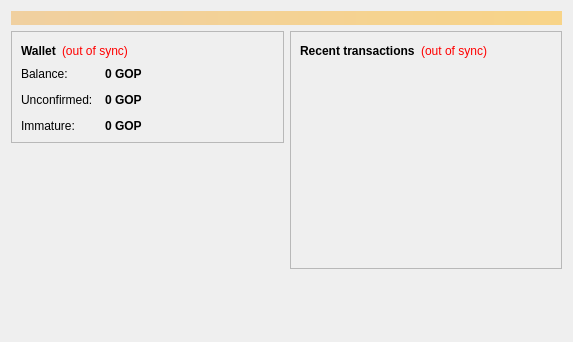
<?xml version="1.0" encoding="UTF-8"?>
<ui version="4.0">
 <class>OverviewPage</class>
 <widget class="QWidget" name="OverviewPage">
  <property name="geometry">
   <rect>
    <x>0</x>
    <y>0</y>
    <width>573</width>
    <height>342</height>
   </rect>
  </property>
  <property name="windowTitle">
   <string>Form</string>
  </property>
  <layout class="QVBoxLayout" name="topLayout">
   <item>
    <widget class="QLabel" name="labelAlerts">
     <property name="visible">
      <bool>false</bool>
     </property>
     <property name="styleSheet">
      <string notr="true">background-color: qlineargradient(x1: 0, y1: 0, x2: 1, y2: 0, stop:0 #F0D0A0, stop:1 #F8D488); color:#000000;</string>
     </property>
     <property name="wordWrap">
      <bool>true</bool>
     </property>
     <property name="margin">
      <number>3</number>
     </property>
    </widget>
   </item>
   <item>
    <layout class="QHBoxLayout" name="horizontalLayout" stretch="1,1">
     <item>
      <layout class="QVBoxLayout" name="verticalLayout_2">
       <item>
        <widget class="QFrame" name="frame">
         <property name="frameShape">
          <enum>QFrame::StyledPanel</enum>
         </property>
         <property name="frameShadow">
          <enum>QFrame::Raised</enum>
         </property>
         <layout class="QVBoxLayout" name="verticalLayout_4">
          <item>
           <layout class="QHBoxLayout" name="horizontalLayout_4">
            <item>
             <widget class="QLabel" name="label_5">
              <property name="font">
               <font>
                <weight>75</weight>
                <bold>true</bold>
               </font>
              </property>
              <property name="text">
               <string>Wallet</string>
              </property>
             </widget>
            </item>
            <item>
             <widget class="QLabel" name="labelWalletStatus">
              <property name="toolTip">
               <string>The displayed information may be out of date. Your wallet automatically synchronizes with the Gopcoin network after a connection is established, but this process has not completed yet.</string>
              </property>
              <property name="styleSheet">
               <string notr="true">QLabel { color: red; }</string>
              </property>
              <property name="text">
               <string notr="true">(out of sync)</string>
              </property>
              <property name="alignment">
               <set>Qt::AlignLeading|Qt::AlignLeft|Qt::AlignVCenter</set>
              </property>
             </widget>
            </item>
            <item>
             <spacer name="horizontalSpacer_2">
              <property name="orientation">
               <enum>Qt::Horizontal</enum>
              </property>
              <property name="sizeHint" stdset="0">
               <size>
                <width>40</width>
                <height>20</height>
               </size>
              </property>
             </spacer>
            </item>
           </layout>
          </item>
          <item>
           <layout class="QFormLayout" name="formLayout_2">
            <property name="fieldGrowthPolicy">
             <enum>QFormLayout::AllNonFixedFieldsGrow</enum>
            </property>
            <property name="horizontalSpacing">
             <number>12</number>
            </property>
            <property name="verticalSpacing">
             <number>12</number>
            </property>
            <item row="0" column="0">
             <widget class="QLabel" name="label">
              <property name="text">
               <string>Balance:</string>
              </property>
             </widget>
            </item>
            <item row="0" column="1">
             <widget class="QLabel" name="labelBalance">
              <property name="font">
               <font>
                <weight>75</weight>
                <bold>true</bold>
               </font>
              </property>
              <property name="cursor">
               <cursorShape>IBeamCursor</cursorShape>
              </property>
              <property name="toolTip">
               <string>Your current balance</string>
              </property>
              <property name="text">
               <string notr="true">0 GOP</string>
              </property>
              <property name="textInteractionFlags">
               <set>Qt::LinksAccessibleByMouse|Qt::TextSelectableByKeyboard|Qt::TextSelectableByMouse</set>
              </property>
             </widget>
            </item>
            <item row="1" column="0">
             <widget class="QLabel" name="label_3">
              <property name="text">
               <string>Unconfirmed:</string>
              </property>
             </widget>
            </item>
            <item row="1" column="1">
             <widget class="QLabel" name="labelUnconfirmed">
              <property name="font">
               <font>
                <weight>75</weight>
                <bold>true</bold>
               </font>
              </property>
              <property name="cursor">
               <cursorShape>IBeamCursor</cursorShape>
              </property>
              <property name="toolTip">
               <string>Total of transactions that have yet to be confirmed, and do not yet count toward the current balance</string>
              </property>
              <property name="text">
               <string notr="true">0 GOP</string>
              </property>
              <property name="textInteractionFlags">
               <set>Qt::LinksAccessibleByMouse|Qt::TextSelectableByKeyboard|Qt::TextSelectableByMouse</set>
              </property>
             </widget>
            </item>
            <item row="2" column="0">
             <widget class="QLabel" name="labelImmatureText">
              <property name="text">
               <string>Immature:</string>
              </property>
             </widget>
            </item>
            <item row="2" column="1">
             <widget class="QLabel" name="labelImmature">
              <property name="font">
               <font>
                <weight>75</weight>
                <bold>true</bold>
               </font>
              </property>
              <property name="toolTip">
               <string>Mined balance that has not yet matured</string>
              </property>
              <property name="text">
               <string notr="true">0 GOP</string>
              </property>
              <property name="textInteractionFlags">
               <set>Qt::LinksAccessibleByMouse|Qt::TextSelectableByKeyboard|Qt::TextSelectableByMouse</set>
              </property>
             </widget>
            </item>
           </layout>
          </item>
         </layout>
        </widget>
       </item>
       <item>
        <spacer name="verticalSpacer">
         <property name="orientation">
          <enum>Qt::Vertical</enum>
         </property>
         <property name="sizeHint" stdset="0">
          <size>
           <width>20</width>
           <height>40</height>
          </size>
         </property>
        </spacer>
       </item>
      </layout>
     </item>
     <item>
      <layout class="QVBoxLayout" name="verticalLayout_3">
       <item>
        <widget class="QFrame" name="frame_2">
         <property name="frameShape">
          <enum>QFrame::StyledPanel</enum>
         </property>
         <property name="frameShadow">
          <enum>QFrame::Raised</enum>
         </property>
         <layout class="QVBoxLayout" name="verticalLayout">
          <item>
           <layout class="QHBoxLayout" name="horizontalLayout_2">
            <item>
             <widget class="QLabel" name="label_4">
              <property name="text">
               <string>&lt;b&gt;Recent transactions&lt;/b&gt;</string>
              </property>
             </widget>
            </item>
            <item>
             <widget class="QLabel" name="labelTransactionsStatus">
              <property name="toolTip">
               <string>The displayed information may be out of date. Your wallet automatically synchronizes with the Gopcoin network after a connection is established, but this process has not completed yet.</string>
              </property>
              <property name="styleSheet">
               <string notr="true">QLabel { color: red; }</string>
              </property>
              <property name="text">
               <string notr="true">(out of sync)</string>
              </property>
              <property name="alignment">
               <set>Qt::AlignRight|Qt::AlignTrailing|Qt::AlignVCenter</set>
              </property>
             </widget>
            </item>
            <item>
             <spacer name="horizontalSpacer">
              <property name="orientation">
               <enum>Qt::Horizontal</enum>
              </property>
              <property name="sizeHint" stdset="0">
               <size>
                <width>40</width>
                <height>20</height>
               </size>
              </property>
             </spacer>
            </item>
           </layout>
          </item>
          <item>
           <widget class="QListView" name="listTransactions">
            <property name="styleSheet">
             <string notr="true">QListView { background: transparent; }</string>
            </property>
            <property name="frameShape">
             <enum>QFrame::NoFrame</enum>
            </property>
            <property name="verticalScrollBarPolicy">
             <enum>Qt::ScrollBarAlwaysOff</enum>
            </property>
            <property name="horizontalScrollBarPolicy">
             <enum>Qt::ScrollBarAlwaysOff</enum>
            </property>
            <property name="selectionMode">
             <enum>QAbstractItemView::NoSelection</enum>
            </property>
           </widget>
          </item>
         </layout>
        </widget>
       </item>
       <item>
        <spacer name="verticalSpacer_2">
         <property name="orientation">
          <enum>Qt::Vertical</enum>
         </property>
         <property name="sizeHint" stdset="0">
          <size>
           <width>20</width>
           <height>40</height>
          </size>
         </property>
        </spacer>
       </item>
      </layout>
     </item>
    </layout>
   </item>
  </layout>
 </widget>
 <resources/>
 <connections/>
</ui>
